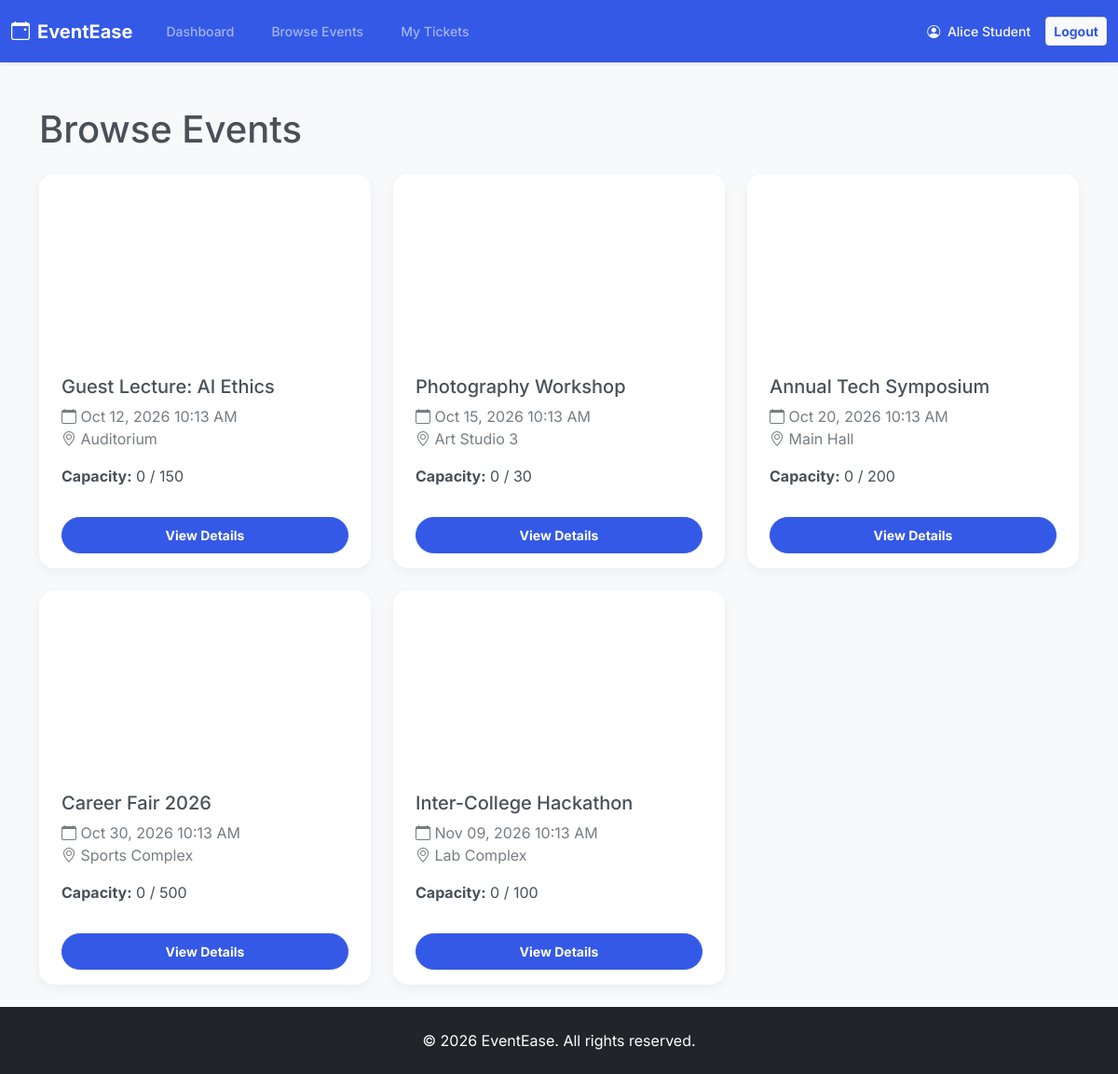
The page /student/events.php (signed in) on the database its author committed.
### tables this page shows
CREATE TABLE events (
    id INT AUTO_INCREMENT PRIMARY KEY,
    title VARCHAR(255) NOT NULL,
    description TEXT NOT NULL,
    category VARCHAR(100),
    venue VARCHAR(255) NOT NULL,
    starts_at DATETIME NOT NULL,
    ends_at DATETIME NOT NULL,
    capacity INT NOT NULL,
    registration_deadline DATETIME NOT NULL,
    image_url VARCHAR(255) NULL,
    created_at TIMESTAMP DEFAULT CURRENT_TIMESTAMP
);

### includes/functions.php (called while the page is built, shortened)
<?php
function h($string) {
    return htmlspecialchars($string ?? '', ENT_QUOTES, 'UTF-8');
}
function format_date($datetime) {
    return date('M d, Y h:i A', strtotime($datetime));
}

### student/events.php (the view, shortened to what this page needs)
<?php
require_once '../config/database.php';
require_once '../includes/functions.php';
require_once '../includes/header.php';
require_once '../includes/navbar.php';
$stmt = $pdo->query("
    SELECT e.*,
           (SELECT COUNT(*) FROM registrations WHERE event_id = e.id AND status = 'REGISTERED') as current_count
    FROM events e
    WHERE e.starts_at >= CURDATE()
    ORDER BY e.starts_at ASC
");
$events = $stmt->fetchAll(PDO::FETCH_ASSOC);
?>
<div class="container mt-4">
    <h1>Browse Events</h1>
    <div class="row mt-4">
        <?php foreach ($events as $event): ?>
            <div class="col-md-4 mb-4">
                <div class="card h-100 hover-card rounded-4 overflow-hidden">
                    <?php if (!empty($event['image_url'])): ?>
                        <img src="<?php echo strpos($event['image_url'], 'http') === 0 ? h($event['image_url']) : '/eventease-php/' . h($event['image_url']); ?>" class="card-img-top" alt="Event Image" style="height: 200px; object-fit: cover;">
                    <?php else: ?>
                        <div class="bg-secondary text-white d-flex align-items-center justify-content-center" style="height: 200px;">
                            <span>No Image</span>
                        </div>
                    <?php endif; ?>
                    <div class="card-body">
                        <h5 class="card-title"><?php echo h($event['title']); ?></h5>
                        <p class="card-text text-muted">
                            <i class="bi bi-calendar"></i> <?php echo format_date($event['starts_at']); ?><br>
                            <i class="bi bi-geo-alt"></i> <?php echo h($event['venue']); ?>
                        </p>
                        <p class="card-text">
                            <strong>Capacity:</strong> <?php echo $event['current_count']; ?> / <?php echo h($event['capacity']); ?>
                        </p>
                    </div>
                    <div class="card-footer bg-transparent border-top-0">
                        <a href="event-details.php?id=<?php echo $event['id']; ?>" class="btn btn-primary w-100 rounded-pill fw-bold">View Details</a>
                    </div>
                </div>
            </div>
        <?php endforeach; ?>
    </div>
</div>
<?php require_once '../includes/footer.php'; ?>

### includes/header.php (style rules this page uses)
body { font-family: 'Inter', sans-serif; background-color: #f8f9fa; display: flex; flex-direction: column; min-height: 100vh; overflow-x: hidden; }
.container { animation: fadeInUp 0.7s cubic-bezier(0.16, 1, 0.3, 1) both; }
.card { border: none; box-shadow: 0 0.25rem 0.75rem rgba(0, 0, 0, 0.05); transition: all 0.3s cubic-bezier(0.16, 1, 0.3, 1); animation: popIn 0.8s cubic-bezier(0.16, 1, 0.3, 1) both; }
.btn { transition: all 0.25s cubic-bezier(0.16, 1, 0.3, 1); }
.row > div:nth-child(1) .card { animation-delay: 0.1s; }
.row > div:nth-child(2) .card { animation-delay: 0.2s; }
.row > div:nth-child(3) .card { animation-delay: 0.3s; }
.row > div:nth-child(4) .card { animation-delay: 0.4s; }
.row > div:nth-child(5) .card { animation-delay: 0.5s; }

### rows shown on the page
events: title "Guest Lecture: AI Ethics", starts_at "Oct 12, 2026 10:13 AM", venue "Auditorium", current_count "0", capacity "150"
events: title "Photography Workshop", starts_at "Oct 15, 2026 10:13 AM", venue "Art Studio 3", current_count "0", capacity "30"
events: title "Annual Tech Symposium", starts_at "Oct 20, 2026 10:13 AM", venue "Main Hall", current_count "0", capacity "200"
events: title "Career Fair 2026", starts_at "Oct 30, 2026 10:13 AM", venue "Sports Complex", current_count "0", capacity "500"
events: title "Inter-College Hackathon", starts_at "Nov 09, 2026 10:13 AM", venue "Lab Complex", current_count "0", capacity "100"

### other values the page prints
$_SESSION['user_name'] "Alice Student"
